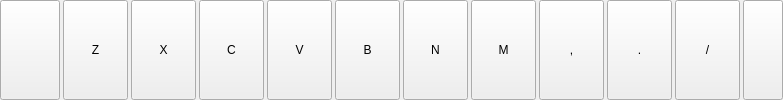
              <widget class="QWidget" name="line4" native="true">
               <layout class="QHBoxLayout" name="horizontalLayout_5" stretch="0,0,0,0,0,0,0,0,0,0,0,0">
                <property name="spacing">
                 <number>3</number>
                </property>
                <property name="leftMargin">
                 <number>0</number>
                </property>
                <property name="topMargin">
                 <number>0</number>
                </property>
                <property name="rightMargin">
                 <number>0</number>
                </property>
                <property name="bottomMargin">
                 <number>0</number>
                </property>
                <item>
                 <widget class="QPushButton" name="keyEmpty4_1">
                  <property name="sizePolicy">
                   <sizepolicy hsizetype="Maximum" vsizetype="MinimumExpanding">
                    <horstretch>0</horstretch>
                    <verstretch>0</verstretch>
                   </sizepolicy>
                  </property>
                  <property name="minimumSize">
                   <size>
                    <width>60</width>
                    <height>0</height>
                   </size>
                  </property>
                  <property name="maximumSize">
                   <size>
                    <width>90</width>
                    <height>16777215</height>
                   </size>
                  </property>
                  <property name="text">
                   <string/>
                  </property>
                 </widget>
                </item>
                <item>
                 <widget class="KeySettingButton" name="keyZ">
                  <property name="sizePolicy">
                   <sizepolicy hsizetype="Fixed" vsizetype="MinimumExpanding">
                    <horstretch>1</horstretch>
                    <verstretch>0</verstretch>
                   </sizepolicy>
                  </property>
                  <property name="minimumSize">
                   <size>
                    <width>0</width>
                    <height>0</height>
                   </size>
                  </property>
                  <property name="maximumSize">
                   <size>
                    <width>65</width>
                    <height>500</height>
                   </size>
                  </property>
                  <property name="text">
                   <string>Z</string>
                  </property>
                  <property name="checkable">
                   <bool>true</bool>
                  </property>
                 </widget>
                </item>
                <item>
                 <widget class="KeySettingButton" name="keyX">
                  <property name="sizePolicy">
                   <sizepolicy hsizetype="Fixed" vsizetype="MinimumExpanding">
                    <horstretch>1</horstretch>
                    <verstretch>0</verstretch>
                   </sizepolicy>
                  </property>
                  <property name="minimumSize">
                   <size>
                    <width>0</width>
                    <height>0</height>
                   </size>
                  </property>
                  <property name="maximumSize">
                   <size>
                    <width>65</width>
                    <height>500</height>
                   </size>
                  </property>
                  <property name="text">
                   <string>X</string>
                  </property>
                  <property name="checkable">
                   <bool>true</bool>
                  </property>
                 </widget>
                </item>
                <item>
                 <widget class="KeySettingButton" name="keyC">
                  <property name="sizePolicy">
                   <sizepolicy hsizetype="Fixed" vsizetype="MinimumExpanding">
                    <horstretch>1</horstretch>
                    <verstretch>0</verstretch>
                   </sizepolicy>
                  </property>
                  <property name="minimumSize">
                   <size>
                    <width>0</width>
                    <height>0</height>
                   </size>
                  </property>
                  <property name="maximumSize">
                   <size>
                    <width>65</width>
                    <height>500</height>
                   </size>
                  </property>
                  <property name="text">
                   <string>C</string>
                  </property>
                  <property name="checkable">
                   <bool>true</bool>
                  </property>
                 </widget>
                </item>
                <item>
                 <widget class="KeySettingButton" name="keyV">
                  <property name="sizePolicy">
                   <sizepolicy hsizetype="Fixed" vsizetype="Minimum">
                    <horstretch>1</horstretch>
                    <verstretch>0</verstretch>
                   </sizepolicy>
                  </property>
                  <property name="minimumSize">
                   <size>
                    <width>0</width>
                    <height>0</height>
                   </size>
                  </property>
                  <property name="maximumSize">
                   <size>
                    <width>65</width>
                    <height>500</height>
                   </size>
                  </property>
                  <property name="text">
                   <string>V</string>
                  </property>
                  <property name="checkable">
                   <bool>true</bool>
                  </property>
                 </widget>
                </item>
                <item>
                 <widget class="KeySettingButton" name="keyB">
                  <property name="sizePolicy">
                   <sizepolicy hsizetype="Fixed" vsizetype="Minimum">
                    <horstretch>1</horstretch>
                    <verstretch>0</verstretch>
                   </sizepolicy>
                  </property>
                  <property name="minimumSize">
                   <size>
                    <width>0</width>
                    <height>0</height>
                   </size>
                  </property>
                  <property name="maximumSize">
                   <size>
                    <width>65</width>
                    <height>500</height>
                   </size>
                  </property>
                  <property name="text">
                   <string>B</string>
                  </property>
                  <property name="checkable">
                   <bool>true</bool>
                  </property>
                 </widget>
                </item>
                <item>
                 <widget class="KeySettingButton" name="keyN">
                  <property name="sizePolicy">
                   <sizepolicy hsizetype="Fixed" vsizetype="Minimum">
                    <horstretch>1</horstretch>
                    <verstretch>0</verstretch>
                   </sizepolicy>
                  </property>
                  <property name="minimumSize">
                   <size>
                    <width>0</width>
                    <height>0</height>
                   </size>
                  </property>
                  <property name="maximumSize">
                   <size>
                    <width>65</width>
                    <height>500</height>
                   </size>
                  </property>
                  <property name="text">
                   <string>N</string>
                  </property>
                  <property name="checkable">
                   <bool>true</bool>
                  </property>
                 </widget>
                </item>
                <item>
                 <widget class="KeySettingButton" name="keyM">
                  <property name="sizePolicy">
                   <sizepolicy hsizetype="Fixed" vsizetype="MinimumExpanding">
                    <horstretch>1</horstretch>
                    <verstretch>0</verstretch>
                   </sizepolicy>
                  </property>
                  <property name="minimumSize">
                   <size>
                    <width>0</width>
                    <height>0</height>
                   </size>
                  </property>
                  <property name="maximumSize">
                   <size>
                    <width>65</width>
                    <height>500</height>
                   </size>
                  </property>
                  <property name="text">
                   <string>M</string>
                  </property>
                  <property name="checkable">
                   <bool>true</bool>
                  </property>
                 </widget>
                </item>
                <item>
                 <widget class="KeySettingButton" name="keyComma">
                  <property name="sizePolicy">
                   <sizepolicy hsizetype="Fixed" vsizetype="MinimumExpanding">
                    <horstretch>1</horstretch>
                    <verstretch>0</verstretch>
                   </sizepolicy>
                  </property>
                  <property name="minimumSize">
                   <size>
                    <width>0</width>
                    <height>0</height>
                   </size>
                  </property>
                  <property name="maximumSize">
                   <size>
                    <width>65</width>
                    <height>500</height>
                   </size>
                  </property>
                  <property name="text">
                   <string>,</string>
                  </property>
                  <property name="checkable">
                   <bool>true</bool>
                  </property>
                 </widget>
                </item>
                <item>
                 <widget class="KeySettingButton" name="keyPeriod">
                  <property name="sizePolicy">
                   <sizepolicy hsizetype="Fixed" vsizetype="MinimumExpanding">
                    <horstretch>1</horstretch>
                    <verstretch>0</verstretch>
                   </sizepolicy>
                  </property>
                  <property name="minimumSize">
                   <size>
                    <width>0</width>
                    <height>0</height>
                   </size>
                  </property>
                  <property name="maximumSize">
                   <size>
                    <width>65</width>
                    <height>500</height>
                   </size>
                  </property>
                  <property name="text">
                   <string>.</string>
                  </property>
                  <property name="checkable">
                   <bool>true</bool>
                  </property>
                 </widget>
                </item>
                <item>
                 <widget class="KeySettingButton" name="keySlash">
                  <property name="sizePolicy">
                   <sizepolicy hsizetype="Fixed" vsizetype="MinimumExpanding">
                    <horstretch>1</horstretch>
                    <verstretch>0</verstretch>
                   </sizepolicy>
                  </property>
                  <property name="minimumSize">
                   <size>
                    <width>0</width>
                    <height>0</height>
                   </size>
                  </property>
                  <property name="maximumSize">
                   <size>
                    <width>65</width>
                    <height>500</height>
                   </size>
                  </property>
                  <property name="text">
                   <string>/</string>
                  </property>
                  <property name="checkable">
                   <bool>true</bool>
                  </property>
                 </widget>
                </item>
                <item>
                 <widget class="QPushButton" name="keyEmpty4_2">
                  <property name="sizePolicy">
                   <sizepolicy hsizetype="Preferred" vsizetype="MinimumExpanding">
                    <horstretch>0</horstretch>
                    <verstretch>0</verstretch>
                   </sizepolicy>
                  </property>
                  <property name="maximumSize">
                   <size>
                    <width>16777215</width>
                    <height>16777215</height>
                   </size>
                  </property>
                  <property name="text">
                   <string/>
                  </property>
                 </widget>
                </item>
               </layout>
              </widget>
